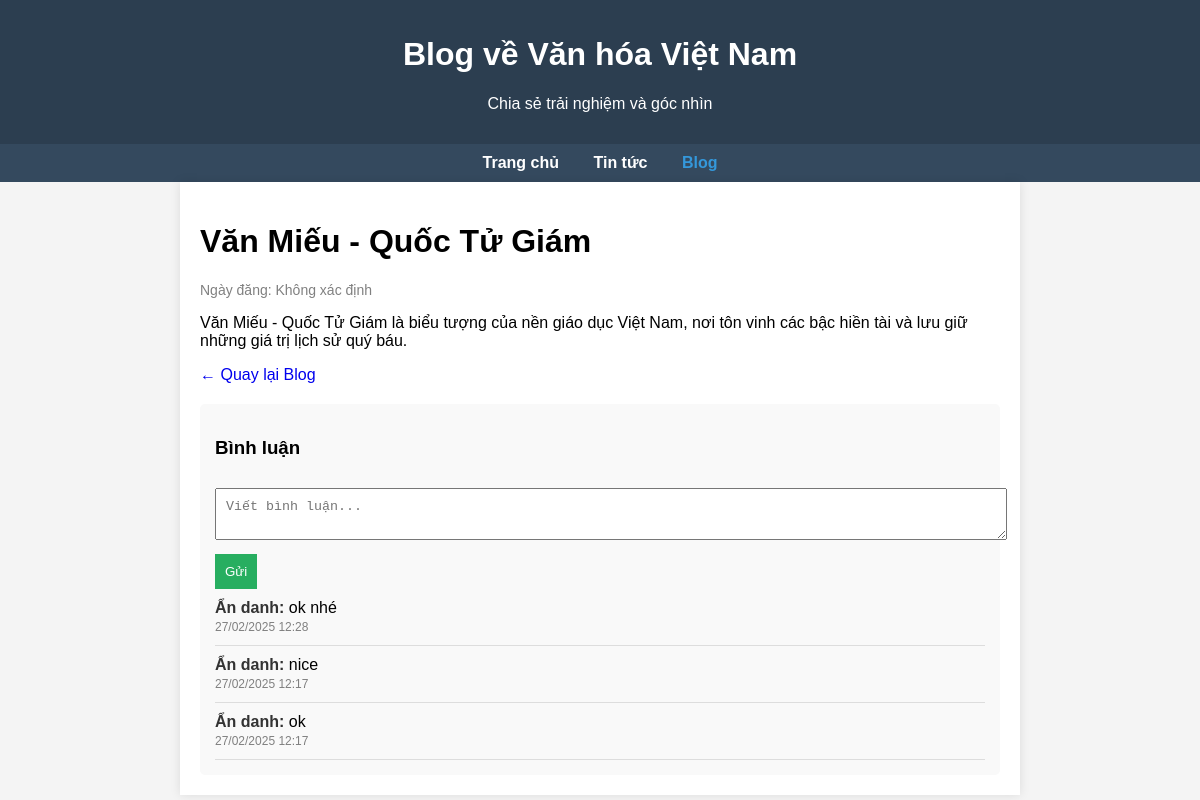
/pages/blog/view-blog.php?id=23, run on the app's committed database.
### tables this page shows
CREATE TABLE `blog_articles` (
  `id` int(11) NOT NULL,
  `title` varchar(255) NOT NULL,
  `description` text NOT NULL,
  `link` varchar(255) NOT NULL
);

CREATE TABLE `comments` (
  `id` int(11) NOT NULL,
  `article_id` int(11) NOT NULL,
  `username` varchar(255) NOT NULL,
  `content` text NOT NULL,
  `created_at` timestamp NOT NULL DEFAULT current_timestamp()
);

### pages/blog/view-blog.php (the view, shortened to what this page needs)
<?php
include '../../includes/db.php';
$id = isset($_GET['id']) ? (int)$_GET['id'] : 0;
$sql = "SELECT * FROM blog_articles WHERE id = ? LIMIT 1";
$stmt = $conn->prepare($sql);
$stmt->bind_param("i", $id);
$stmt->execute();
$result = $stmt->get_result();
$blog = $result->fetch_assoc();
?>
<!DOCTYPE html>
<html lang="vi">
<head>
    <link rel="stylesheet" href="style.css">
</head>
<body>
    <header>
        <h1>Blog về Văn hóa Việt Nam</h1>
        <p>Chia sẻ trải nghiệm và góc nhìn</p>
    </header>
    <nav>
        <a href="../../index.php">Trang chủ</a>
        <a href="../tintuc.php">Tin tức</a>
        <a href="./blog.php" class="active">Blog</a>
    </nav>
    <div class="container">
        <h1><?php echo htmlspecialchars($blog['title']); ?></h1>
        <p class="meta">Ngày đăng:
            <?php echo !empty($blog['created_at']) ? date('d/m/Y', strtotime($blog['created_at'])) : 'Không xác định'; ?>
        </p>
        <p><?php echo nl2br(htmlspecialchars($blog['description'] ?? 'Không có nội dung')); ?></p>
        <a href="blog.php">← Quay lại Blog</a>
        <div class="comment-section">
            <h3>Bình luận</h3>
            <form action="process-comment.php" method="POST">
                <textarea name="comment" required placeholder="Viết bình luận..."></textarea>
                <button type="submit">Gửi</button>
            </form>
            <?php
            $commentSql = "SELECT id, username, content, created_at FROM comments WHERE article_id = ? ORDER BY created_at DESC";
            $stmt = $conn->prepare($commentSql);
            $stmt->bind_param("i", $id);
            $stmt->execute();
            $comments = $stmt->get_result();
            while ($comment = $comments->fetch_assoc()) {
                echo '<div class="comment">';
                echo '<strong>' . htmlspecialchars($comment['username']) . ':</strong> ';
                echo nl2br(htmlspecialchars($comment['content'] ?? 'Không có nội dung'));
                echo '<br><span style="color:gray; font-size:12px;">' . (!empty($comment['created_at']) ? date('d/m/Y H:i', strtotime($comment['created_at'])) : 'Không rõ thời gian') . '</span>';
                echo '</div>';
            }
            ?>
        </div>
    </div>
</body>
</html>

### pages/blog/style.css (style rules this page uses)
body { font-family: Arial, sans-serif; margin: 0; padding: 0; background-color: #f4f4f4; }
a { text-decoration: none; }
header { background: #2c3e50; color: white; padding: 15px; text-align: center; }
nav { background: #34495e; padding: 10px; text-align: center; }
nav a { color: white; margin: 0 15px; font-weight: bold; }
nav a.active { font-weight: bold; color: #f39c12; }
nav a[href='./blog.php'].active { color: #3498db; }
.container { max-width: 1000px; margin: auto; padding: 20px; background: white; box-shadow: 0px 0px 10px rgba(0, 0, 0, 0.1); }

### pages/blog/view-blog.php (style rules this page uses)
.container { max-width: 800px; margin: auto; padding: 20px; background: white; }
.meta { color: gray; font-size: 14px; margin-bottom: 10px; }
.comment-section { margin-top: 20px; padding: 15px; background: #f9f9f9; border-radius: 5px; }
.comment { border-bottom: 1px solid #ddd; padding: 10px 0; }
.comment strong { color: #333; }
textarea { width: 100%; padding: 10px; margin: 10px 0; }
button { background: #27ae60; color: white; padding: 10px; border: none; cursor: pointer; }

### data on the page
blog_articles: title "Văn Miếu - Quốc Tử Giám", description "Văn Miếu - Quốc Tử Giám là biểu tượng của nền giáo dục Việt Nam, nơi tôn vinh các bậc hiền tài và lưu giữ những giá trị lịch sử quý báu."
comments: username "Ẩn danh", content "ok nhé", created_at "27/02/2025 12:28"
comments: username "Ẩn danh", content "nice", created_at "27/02/2025 12:17"
comments: username "Ẩn danh", content "ok", created_at "27/02/2025 12:17"
